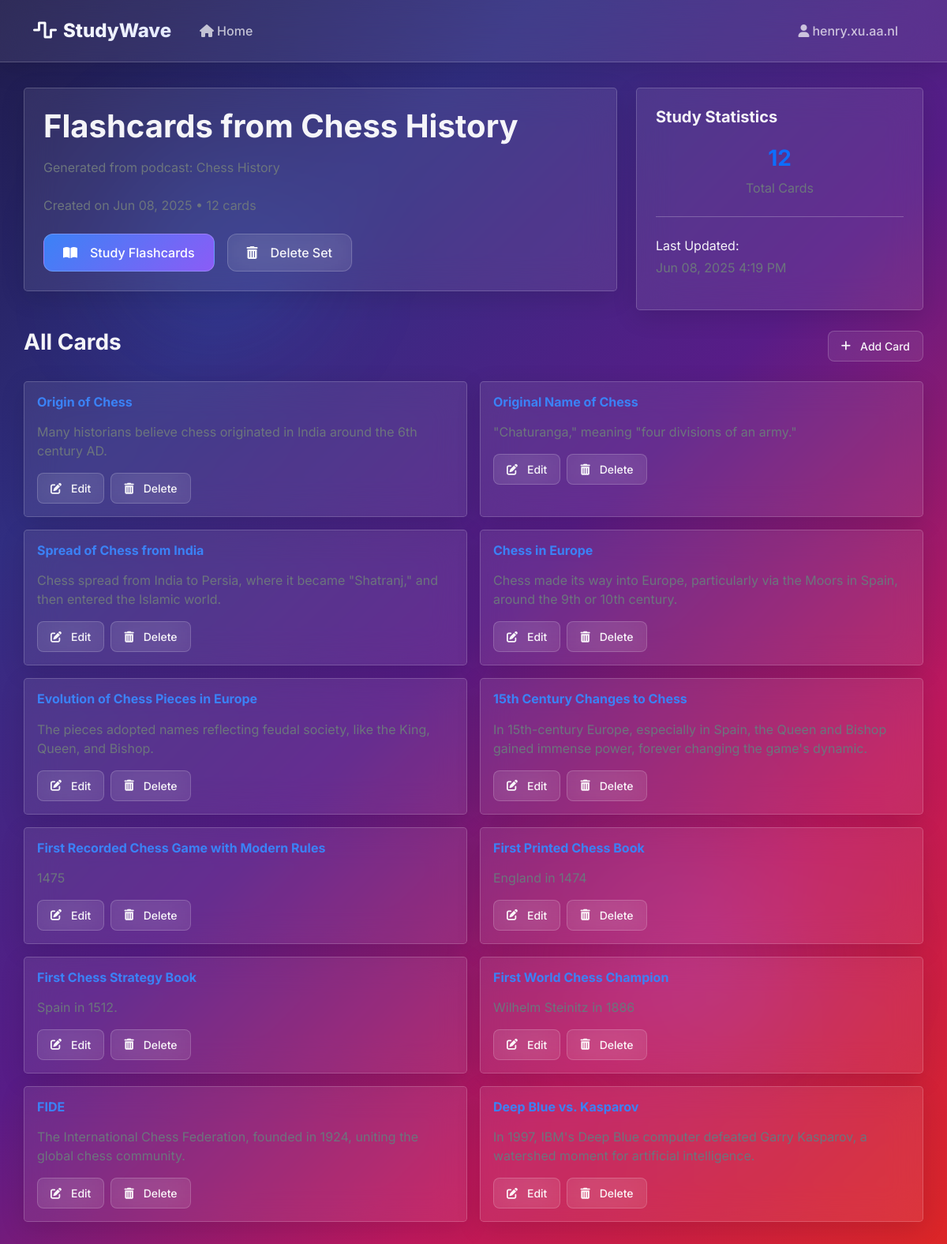
Page /flashcards/sets/14/ (signed in) on the committed database.
### flashcards/models.py (models this page shows, shortened)
class FlashcardSet(models.Model):
    title = models.CharField(max_length=200)
    description = models.TextField(blank=True)
    created_by = models.ForeignKey(User, on_delete=models.CASCADE)
    created_at = models.DateTimeField(auto_now_add=True)
    updated_at = models.DateTimeField(auto_now=True)
    podcast = models.ForeignKey(Podcast, null=True, blank=True, on_delete=models.SET_NULL)
    class Meta:
        ordering = ['-created_at']

class Flashcard(models.Model):
    flashcard_set = models.ForeignKey(FlashcardSet, on_delete=models.CASCADE, related_name='flashcards')
    term = models.CharField(max_length=500)
    definition = models.TextField()
    order = models.IntegerField(default=0)
    class Meta:
        ordering = ['order', 'id']

### flashcards/views.py (the view)
# urls.py: path('sets/<int:set_id>/', views.flashcard_set_detail, name='set_detail'),
def flashcard_set_detail(request, set_id):
    flashcard_set = get_object_or_404(FlashcardSet, id=set_id)
    flashcards = flashcard_set.flashcards.all()
    context = {
        'flashcard_set': flashcard_set,
        'flashcards': flashcards,
        'total_cards': flashcards.count(),
    }
    return render(request, 'flashcards/set_detail.html', context)

### flashcards/templates/flashcards/set_detail.html (shortened to what this page needs)
{% extends 'flashcards/base.html' %}
{% block content %}
<div class="row">
    <div class="col-md-8">
        <div class="glass p-4 mb-4 rounded-3">
            <div class="d-flex justify-content-between align-items-start">
                <div>
                    <h1 class="display-6 fw-bold mb-3">{{ flashcard_set.title }}</h1>
                    {% if flashcard_set.description %}
                    <p class="text-secondary mb-4">{{ flashcard_set.description }}</p>
                    {% endif %}
                    <p class="text-muted mb-4">
                        Created on {{ flashcard_set.created_at|date:"M d, Y" }}
                        • {{ total_cards }} cards
                    </p>
                </div>
            </div>
            <div class="d-flex gap-3">
                <a href="{% url 'flashcards:study' flashcard_set.id %}" class="btn-glass btn-glass-primary">
                    <i class="fas fa-book-open me-2"></i>Study Flashcards
                </a>
                <a href="{% url 'flashcards:delete_set' flashcard_set.id %}" class="btn-glass">
                    <i class="fas fa-trash-alt me-2"></i>Delete Set
                </a>
            </div>
        </div>
    </div>
    <div class="col-md-4">
        <div class="glass p-4 rounded-3 h-100">
            <h5 class="fw-bold mb-4">Study Statistics</h5>
            <div class="text-center mb-4">
                <h3 class="text-primary fw-bold">{{ total_cards }}</h3>
                <p class="text-muted">Total Cards</p>
            </div>
            <hr class="my-4" style="border-color: var(--glass-border);">
            <div>
                <p class="mb-1 fw-medium">Last Updated:</p>
                <p class="text-muted">{{ flashcard_set.updated_at|date:"M d, Y g:i A" }}</p>
            </div>
        </div>
    </div>
</div>
{% if flashcards %}
<div class="mt-4">
    <div class="d-flex justify-content-between align-items-center mb-4">
        <h3 class="fw-bold">All Cards</h3>
        <a href="#" class="btn-glass btn-glass-sm">
            <i class="fas fa-plus me-1"></i>Add Card
        </a>
    </div>
    <div class="row g-3">
        {% for flashcard in flashcards %}
        <div class="col-md-6">
            <div class="glass p-3 rounded-3 h-100 glass-hover">
                <h6 class="fw-bold mb-3" style="color: var(--accent-blue);">{{ flashcard.term }}</h6>
                <p class="text-secondary">{{ flashcard.definition }}</p>
                <div class="d-flex gap-2 mt-3">
                    <button class="btn-glass btn-glass-sm">
                        <i class="fas fa-edit me-1"></i>Edit
                    </button>
                    <button class="btn-glass btn-glass-sm">
                        <i class="fas fa-trash-alt me-1"></i>Delete
                    </button>
                </div>
            </div>
        </div>
        {% endfor %}
    </div>
</div>
{% endif %}
{% endblock %}

### flashcards/templates/flashcards/base.html (shortened to what this page needs)
<!DOCTYPE html>
<html lang="en">
<head>
    <link href="https://cdnjs.cloudflare.com/ajax/libs/bootstrap/5.1.3/css/bootstrap.min.css" rel="stylesheet">
    <link href="https://cdnjs.cloudflare.com/ajax/libs/font-awesome/6.0.0/css/all.min.css" rel="stylesheet">
</head>
<body>
    <nav class="navbar navbar-expand-lg" style="width: 100%">
        <div class="container">
            <a class="navbar-brand" href="{% url 'flashcards:sets_list' %}">
                <i class="fas fa-wave-square me-2"></i>StudyWave
            </a>
            <div class="collapse navbar-collapse" id="navbarNav">
                <ul class="navbar-nav me-auto">
                    <li class="nav-item">
                        <a class="nav-link" href="{% url 'flashcards:home' %}">
                            <i class="fas fa-home me-1"></i>Home
                        </a>
                    </li>
                </ul>
                <ul class="navbar-nav">
                    {% if user.is_authenticated %}
                    <li class="nav-item">
                        <span class="nav-link">
                            <i class="fas fa-user me-1"></i>{{ user.username }}
                        </span>
                    </li>
                    {% else %}
                    <li class="nav-item">
                        <a class="nav-link" href="#">
                            <i class="fas fa-user me-1"></i>Login
                        </a>
                    </li>
                    {% endif %}
                </ul>
            </div>
        </div>
    </nav>
    <main class="container main-container">
        {% block content %}{% endblock %}
    </main>
</body>
</html>

### flashcards/templates/flashcards/base.html (style rules this page uses)
:root { --glass-bg: rgba(255, 255, 255, 0.08); --glass-hover: rgba(255, 255, 255, 0.12); --glass-border: rgba(255, 255, 255, 0.18); --glass-shadow: 0 8px 32px rgba(0, 0, 0, 0.12); --glass-shadow-hover: 0 16px 48px rgba(0, 0, 0, 0.18); --text-primary: rgba(255, 255, 255, 0.95); --text-secondary: rgba(255, 255, 255, 0.7); --text-muted: rgba(255, 255, 255, 0.5); --accent-blue: #3b82f6; --accent-purple: #8b5cf6; --accent-pink: #ec4899; --border-radius: 16px; --border-radius-lg: 24px; }
* { margin: 0; padding: 0; box-sizing: border-box; }
body { font-family: 'Inter', -apple-system, BlinkMacSystemFont, sans-serif; background: linear-gradient(135deg, #1e1b4b 0%, #312e81 25%, #581c87 50%, #be185d 75%, #dc2626 100%); min-height: 100vh; overflow-x: hidden; position: relative; color: var(--text-primary); }
body::before, body::after { content: ''; position: fixed; border-radius: 50%; filter: blur(80px); z-index: -1; animation: float 20s ease-in-out infinite; }
body::before { width: 300px; height: 300px; background: radial-gradient(circle, rgba(59, 130, 246, 0.3) 0%, transparent 70%); top: 10%; left: 10%; animation-delay: 0s; }
body::after { width: 400px; height: 400px; background: radial-gradient(circle, rgba(139, 92, 246, 0.3) 0%, transparent 70%); bottom: 10%; right: 10%; animation-delay: -10s; }
.glass { background: var(--glass-bg); backdrop-filter: blur(20px); -webkit-backdrop-filter: blur(20px); border: 1px solid var(--glass-border); box-shadow: var(--glass-shadow); }
.glass-hover { transition: all 0.3s cubic-bezier(0.4, 0, 0.2, 1); }
.navbar { background: var(--glass-bg); backdrop-filter: blur(24px); -webkit-backdrop-filter: blur(24px); border-bottom: 1px solid var(--glass-border); box-shadow: var(--glass-shadow); padding: 1rem 0; }
.navbar-brand { font-weight: 800; font-size: 1.5rem; color: var(--text-primary); text-decoration: none; background: linear-gradient(135deg, #fff 0%, #e0e7ff 100%); -webkit-background-clip: text; background-clip: text; -webkit-text-fill-color: transparent; }
.nav-link { color: var(--text-secondary) !important; font-weight: 500; transition: all 0.3s ease; border-radius: 8px; padding: 0.5rem 1rem !important; margin: 0 0.25rem; }
.main-container { padding: 2rem 0; min-height: calc(100vh - 80px); }
.btn-glass { background: var(--glass-bg); backdrop-filter: blur(20px); border: 1px solid var(--glass-border); color: var(--text-primary); font-weight: 500; padding: 0.7rem 1.5rem; border-radius: 12px; transition: all 0.3s ease; text-decoration: none; display: inline-flex; align-items: center; gap: 0.5rem; }
.btn-glass-primary { background: linear-gradient(135deg, var(--accent-blue), var(--accent-purple)); border: 1px solid rgba(255, 255, 255, 0.2); color: white; }
.btn-glass-sm { padding: 0.5rem 1rem; font-size: 0.875rem; border-radius: 8px; }

### rows in the picture
FlashcardSet: title "Flashcards from Chess History", description "Generated from podcast: Chess History", created_at "Jun 08, 2025", updated_at "Jun 08, 2025 4:19 PM"
Flashcard: term "Origin of Chess", definition "Many historians believe chess originated in India around the 6th century AD."
Flashcard: term "Original Name of Chess", definition "\"Chaturanga,\" meaning \"four divisions of an army.\""
Flashcard: term "Spread of Chess from India", definition "Chess spread from India to Persia, where it became \"Shatranj,\" and then entered the Islamic world."
Flashcard: term "Chess in Europe", definition "Chess made its way into Europe, particularly via the Moors in Spain, around the 9th or 10th century."
Flashcard: term "Evolution of Chess Pieces in Europe", definition "The pieces adopted names reflecting feudal society, like the King, Queen, and Bishop."
Flashcard: term "15th Century Changes to Chess", definition "In 15th-century Europe, especially in Spain, the Queen and Bishop gained immense power, forever changing the game's dynamic."
Flashcard: term "First Recorded Chess Game with Modern Rules", definition "1475"
Flashcard: term "First Printed Chess Book", definition "England in 1474"
Flashcard: term "First Chess Strategy Book", definition "Spain in 1512."
Flashcard: term "First World Chess Champion", definition "Wilhelm Steinitz in 1886"
Flashcard: term "FIDE", definition "The International Chess Federation, founded in 1924, uniting the global chess community."
Flashcard: term "Deep Blue vs. Kasparov", definition "In 1997, IBM's Deep Blue computer defeated Garry Kasparov, a watershed moment for artificial intelligence."

### other values in the picture
{{ user.username }} "henry.xu.aa.nl"
{{ total_cards }} "12"
